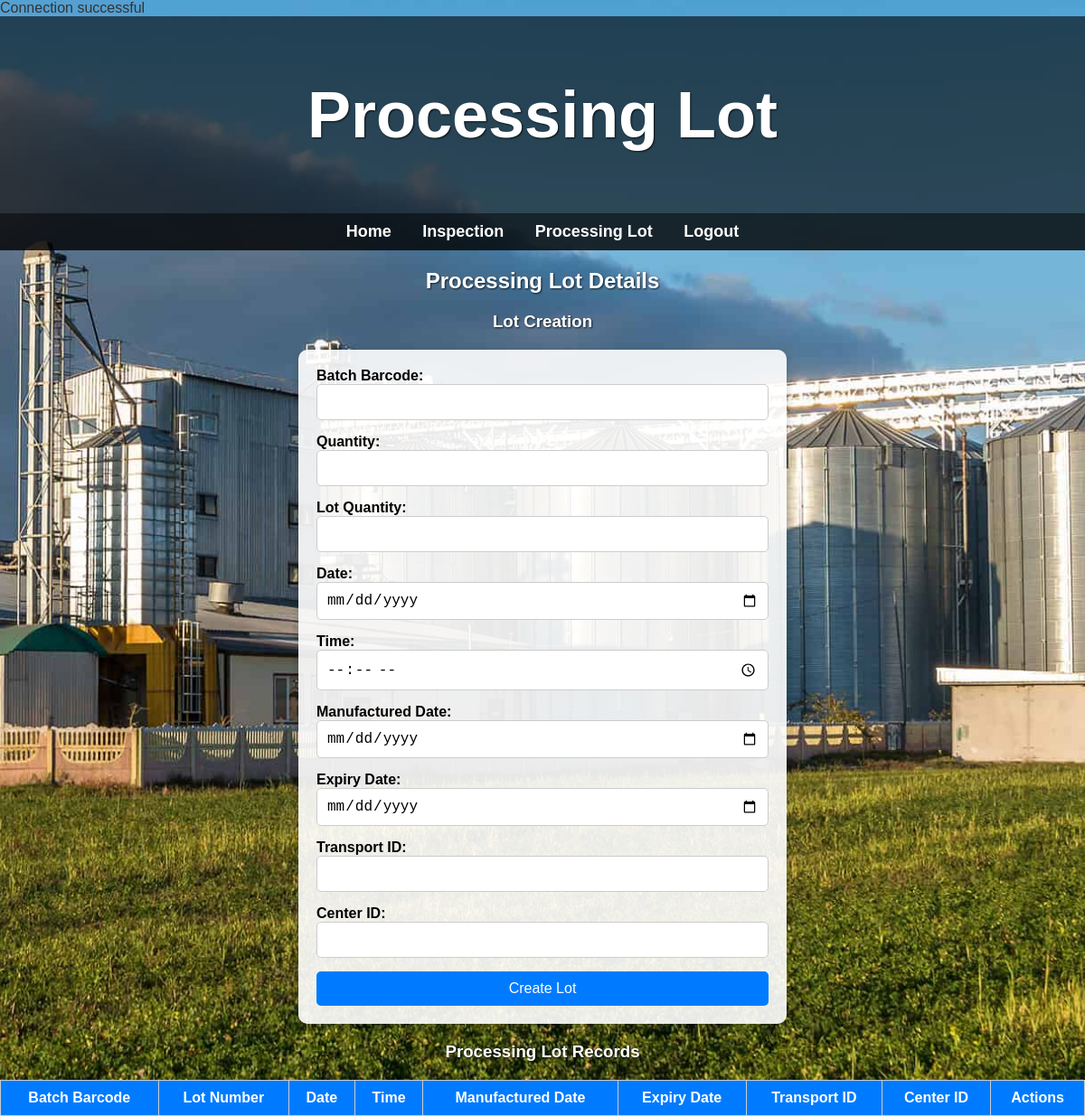
The page /processing_lot.php on the database as committed earlier.
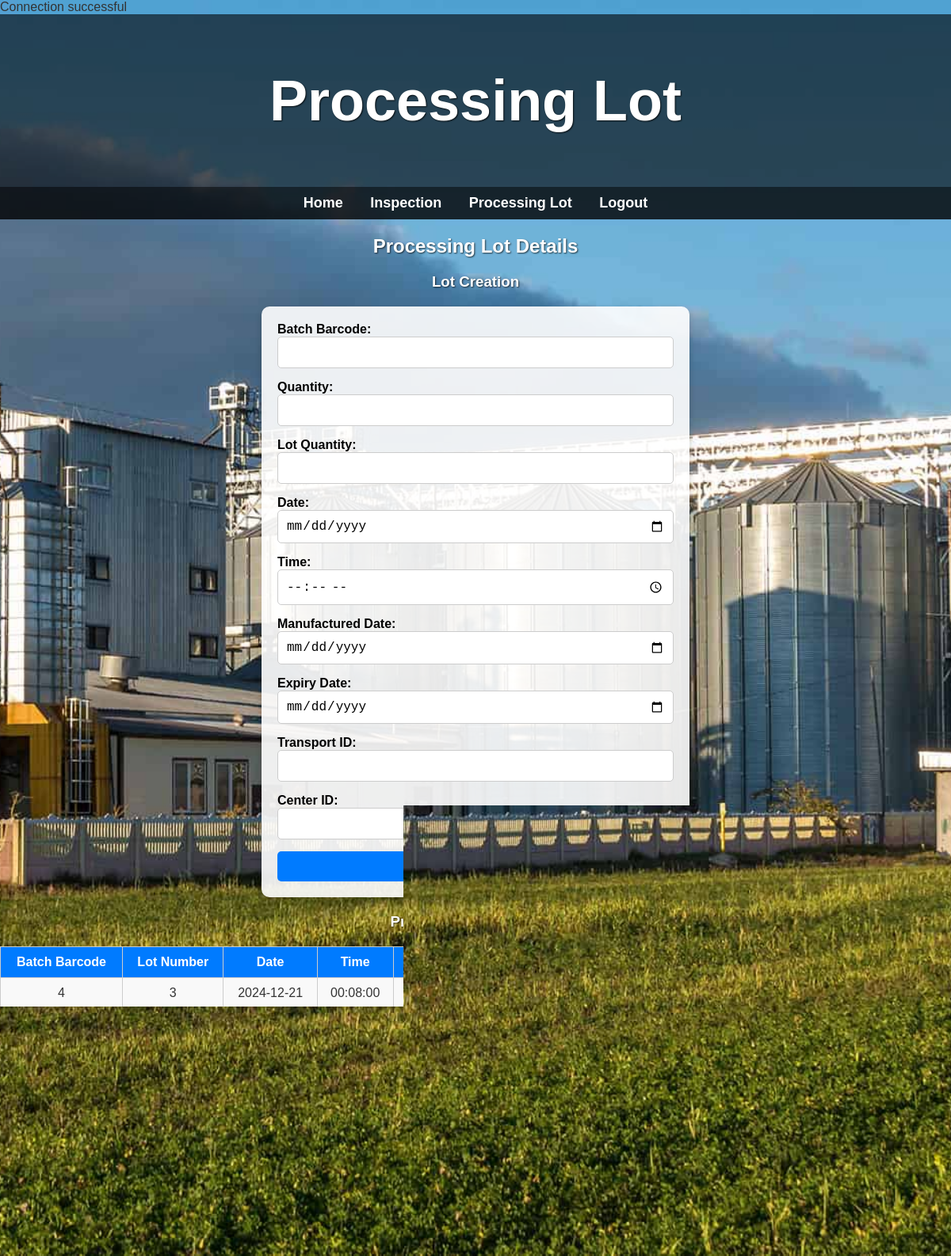
The same page on the database as committed later.
### tables this page shows
CREATE TABLE `tblprocessinglot` (
  `Batch Barcode` int(13) NOT NULL,
  `Lot Number` int(7) NOT NULL,
  `Date` date NOT NULL,
  `Time` time NOT NULL,
  `Manufactured Date` date NOT NULL,
  `Expiry Date` date NOT NULL,
  `stTransport ID` int(7) NOT NULL,
  `Center ID` int(7) NOT NULL
);

### processing_lot.php (the view, shortened to what this page needs)
<?php
include('connect.php');
$query = "SELECT * FROM tblprocessinglot ORDER BY `Lot Number` ASC";
$result = mysqli_query($conn, $query);
?>
<!DOCTYPE html>
<html lang="en">
<head>
    <link rel="stylesheet" href="processing_lot_style.css">
</head>
<body>
    <header class="title-header">
        <h1>Processing Lot</h1>
    </header>
    <nav class="nav">
        <ul class="ul">
            <li><a href="processing_center.php">Home</a></li>
            <li><a href="processing_inspection.html">Inspection</a></li>
            <li><a href="processing_lot.php">Processing Lot</a></li>
            <li><a href="starting_page.html">Logout</a></li>
        </ul>
    </nav>
    <div class="background">
        <section class="lot-container">
            <h2>Processing Lot Details</h2>
            <h3>Lot Creation</h3>
            <form method="POST" action="">
                <label for="batchBarcode">Batch Barcode:</label>
                <input type="text" id="batchBarcode" name="batchBarcode" required>
                <label for="quantity">Quantity:</label>
                <input type="number" id="quantity" name="quantity" required>
                <label for="lotQuantity">Lot Quantity:</label>
                <input type="number" id="lotQuantity" name="lotQuantity" required>
                <label for="date">Date:</label>
                <input type="date" id="date" name="date" required>
                <label for="time">Time:</label>
                <input type="time" id="time" name="time" required>
                <label for="manufacturedDate">Manufactured Date:</label>
                <input type="date" id="manufacturedDate" name="manufacturedDate" required>
                <label for="expiryDate">Expiry Date:</label>
                <input type="date" id="expiryDate" name="expiryDate" required>
                <label for="transportID">Transport ID:</label>
                <input type="text" id="transportID" name="transportID" required>
                <label for="centerID">Center ID:</label>
                <input type="text" id="centerID" name="centerID" required>
                <button type="submit" name="createLot">Create Lot</button>
            </form>
            <h3>Processing Lot Records</h3>
            <table>
    <thead>
        <tr>
            <th>Batch Barcode</th>
            <th>Lot Number</th>
            <th>Date</th>
            <th>Time</th>
            <th>Manufactured Date</th>
            <th>Expiry Date</th>
            <th>Transport ID</th>
            <th>Center ID</th>
            <th>Actions</th>
        </tr>
    </thead>
    <tbody>
        <?php
        if ($result) {
            while ($row = mysqli_fetch_assoc($result)) {
                echo "<tr>
                        <td>{$row['Batch Barcode']}</td>
                        <td>{$row['Lot Number']}</td>
                        <td>{$row['Date']}</td>
                        <td>{$row['Time']}</td>
                        <td>{$row['Manufactured Date']}</td>
                        <td>{$row['Expiry Date']}</td>
                        <td>{$row['stTransport ID']}</td>
                        <td>{$row['Center ID']}</td>
                        <td>
                            <a href='processing_lot_update.php?lotNumber={$row['Lot Number']}' class='edit-btn'>Edit</a>
                            <a href='processing_lot.php?delete={$row['Lot Number']}' onclick='return confirm(\"Are you sure you want to delete this lot?\");' class='delete-btn'>Delete</a>
                        </td>
                      </tr>";
            }
        } else {
            echo "<tr><td colspan='9'>No records found</td></tr>";
        }
        ?>
    </tbody>
</table>

Rows that differ between the two databases and show on the page:
added tblprocessinglot: Batch Barcode "4", Lot Number "3", Date "2024-12-21", Time "00:08:00", Manufactured Date "2024-12-21", Expiry Date "2024-12-31", stTransport ID "0", Center ID "17"
added tblprocessinglot: Batch Barcode "4", Lot Number "4", Date "2024-12-21", Time "00:08:00", Manufactured Date "2024-12-21", Expiry Date "2024-12-31", stTransport ID "18", Center ID "17"
added tblprocessinglot: Batch Barcode "4", Lot Number "5", Date "2024-12-21", Time "00:08:00", Manufactured Date "2024-12-21", Expiry Date "2024-12-31", stTransport ID "18", Center ID "17"
added tblprocessinglot: Batch Barcode "4", Lot Number "6", Date "2024-12-21", Time "00:08:00", Manufactured Date "2024-12-21", Expiry Date "2024-12-31", stTransport ID "18", Center ID "17"
added tblprocessinglot: Batch Barcode "4", Lot Number "7", Date "2024-12-21", Time "00:08:00", Manufactured Date "2024-12-21", Expiry Date "2024-12-31", stTransport ID "18", Center ID "17"
added tblprocessinglot: Batch Barcode "4", Lot Number "8", Date "2024-12-21", Time "00:08:00", Manufactured Date "2024-12-21", Expiry Date "2024-12-31", stTransport ID "18", Center ID "17"
added tblprocessinglot: Batch Barcode "4", Lot Number "9", Date "2024-12-21", Time "00:08:00", Manufactured Date "2024-12-21", Expiry Date "2024-12-31", stTransport ID "18", Center ID "17"
added tblprocessinglot: Batch Barcode "4", Lot Number "10", Date "2024-12-21", Time "00:08:00", Manufactured Date "2024-12-21", Expiry Date "2024-12-31", stTransport ID "18", Center ID "17"
added tblprocessinglot: Batch Barcode "4", Lot Number "11", Date "2024-12-21", Time "00:08:00", Manufactured Date "2024-12-21", Expiry Date "2024-12-31", stTransport ID "18", Center ID "17"
